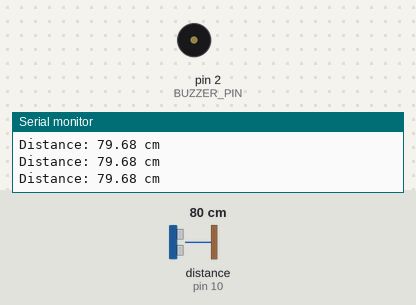
This sketch was run on a simulated Arduino Uno, built with avr-gcc and run on an emulated ATmega328P. Shown: buzzer (waves = sounding, pin HIGH), the last lines printed to the serial monitor. Wiring (inferred from the names in the program): ultrasonic range finder: trigger pin 9; echo pin 10. The test bench sets the inputs (shaded band); at power-on: distance to the obstacle (sensor on pin 10) 80 cm. The echo pulse lasts 58.3 µs per cm; pins used as bus, display or sensor lines are not drawn.

Above: at 1.3 s.
1.4 s: distance to the obstacle (sensor on pin 10) set to 12 cm
2.9 s: distance to the obstacle (sensor on pin 10) set to 9 cm
At 3.9 s:
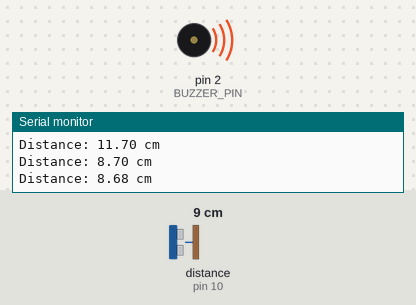
4.5 s: distance to the obstacle (sensor on pin 10) set to 18 cm
At 5.2 s:
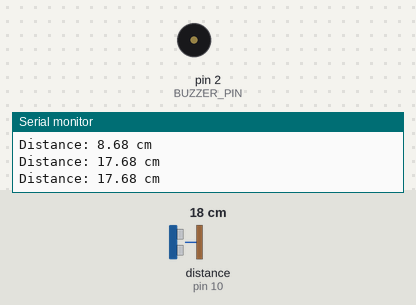
6.0 s: distance to the obstacle (sensor on pin 10) set to 2 cm
At 6.6 s:
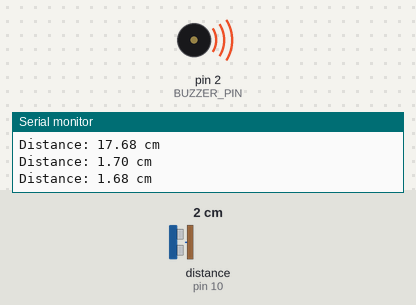
Timing chart, 0 to 8.5 s (numbered marks = the images above; inputs shaded):
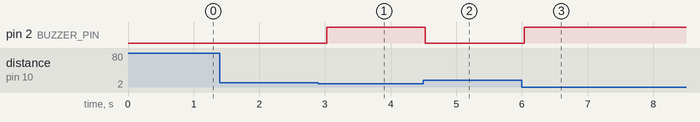

The sketch:

BlindPeopleStick.ino
```cpp
#define TRIG_PIN 9   // Signal transmit
#define ECHO_PIN 10  // Receiver pin
#define BUZZER_PIN 2  // Define buzzer pin

void setup() {

  // Run ony once

  Serial.begin(9600);
  pinMode(TRIG_PIN, OUTPUT);
  pinMode(ECHO_PIN, INPUT);
  pinMode(BUZZER_PIN, OUTPUT);  // Set buzzer pin as output
}

void loop() {
  // Clear TRIG pin
  digitalWrite(TRIG_PIN, LOW);
  delayMicroseconds(2);

  // Send 10µs pulse
  digitalWrite(TRIG_PIN, HIGH);
  delayMicroseconds(10);
  digitalWrite(TRIG_PIN, LOW);

  // Read echo time
  long duration = pulseIn(ECHO_PIN, HIGH);

  // Calculate distance in cm
  float distance = duration * 0.0343 / 2;

  // Display distance
  Serial.print("Distance: ");
  Serial.print(distance);
  Serial.println(" cm");

  // Buzzer logic
  if (distance < 10) {  // You can change 10 to any threshold
    digitalWrite(BUZZER_PIN, HIGH);  // Turn buzzer ON
  } else {
    digitalWrite(BUZZER_PIN, LOW);   // Turn buzzer OFF
  }

  delay(500);
}
```

Measured:
- the behaviour switches between 11 and 10 cm on distance to the obstacle (sensor on pin 10) (found by bisection; images 0 and 1)
- after the input at 2.9 s, pin 2 (BUZZER_PIN): LOW → HIGH after 0.12 s
- after the input at 4.5 s, pin 2 (BUZZER_PIN): HIGH → LOW at once
- after the input at 6.0 s, pin 2 (BUZZER_PIN): LOW → HIGH at once
